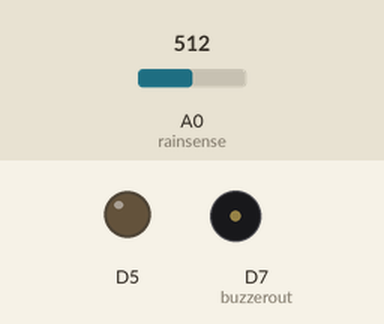
Recording of a sketch running on a simulated ESP8266 (NodeMCU). Parts: output pins drawn as LEDs (lit = HIGH), buzzer (waves = sounding, pin HIGH). The test bench sets the inputs (shaded band); at power-on: A0 (rainsense) = 512. What the sketch prints to the serial monitor is not drawn.

Above: at 2.0 s.
2.1 s: A0 (rainsense) set to 491
At 4.7 s:
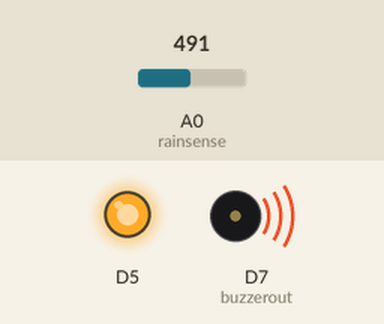
5.5 s: A0 (rainsense) set to 510
At 7.7 s:
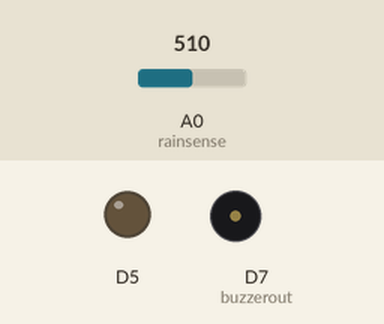
8.0 s: A0 (rainsense) set to 490
At 11.3 s:
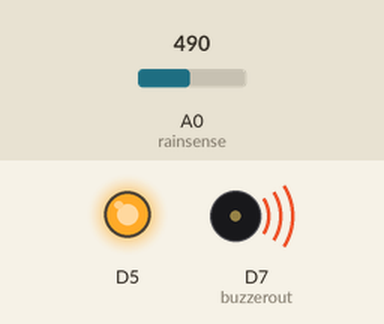
Timing chart, 0 to 12.8 s (numbered marks = the images above; inputs shaded):
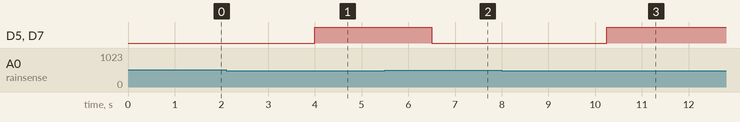

Measured:
- the behaviour switches between 500 and 499 on A0 (rainsense) (found by bisection; images 0 and 1)
- after the input at 2.1 s, D5, D7 (buzzerout): LOW → HIGH after 1.9 s
- after the input at 5.5 s, D5, D7 (buzzerout): HIGH → LOW after 1.0 s
- after the input at 8.0 s, D5, D7 (buzzerout): LOW → HIGH after 2.3 s

The sketch:

Rain_sensor.ino
```cpp
// Pendeteksi Keringat

int rainsense= A0; // analog sensor pin A0 untuk input raindrop
int buzzerout= D7; // digital pin nomor 7 untuk output buzzer
int countval= 0; // counter value mulai 0
int ledout= D13; // digital pin nomor 13 untuk output led

void setup(){

   Serial.begin(9600);
   pinMode(buzzerout, OUTPUT);
   pinMode(ledout, OUTPUT);
   pinMode(rainsense, INPUT);
}
void loop(){

   int rainSenseReading = analogRead(rainsense);
   Serial.println(rainSenseReading); // untuk monitoring output bila berkeringat
   delay(250);// keringat value dari 0 ke 1023.
   // dari berkeringat sampai tidak berkeringat
   if (countval >= 1){                // delay percount
      Serial.print("Keringat");
      digitalWrite(buzzerout, HIGH);  // buzzer nyala
      digitalWrite(ledout, HIGH);     // led nyala
   }
   if (rainSenseReading <500){
      countval++; // naik count value
   }
   else if (rainSenseReading >500) { // jika tidak hujan
      digitalWrite(buzzerout, LOW); // buzzer mati
      digitalWrite(ledout, LOW); // led mati
      countval = 0; // reset count ke 0
   }
   delay(1000);
}
```
